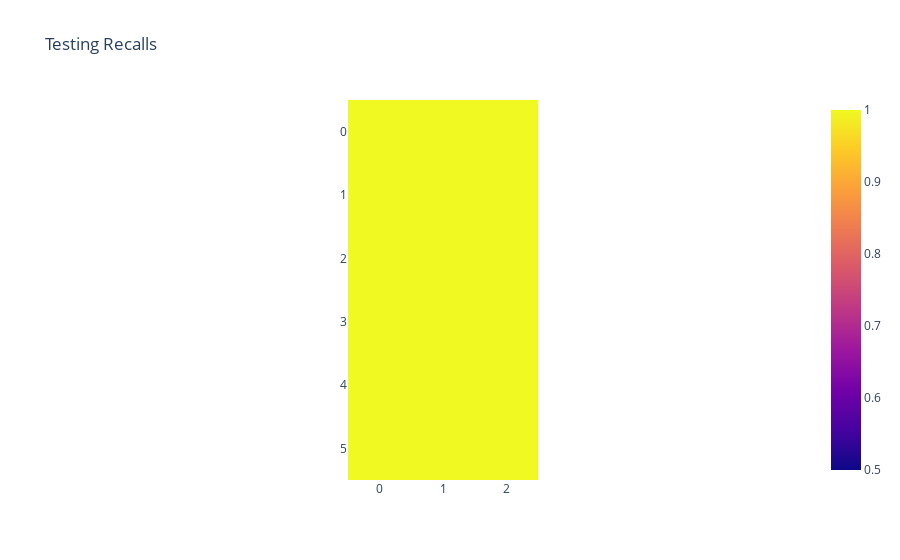

The notebook cell this image was saved under:
### Code cell
px.imshow(test_recalls,range_color=[0.5,1],title='Testing Recalls')

### Figure 1 — Plotly figure (JSON) as saved in the notebook; plotly's stock layout.template omitted (floating-point values rounded to 4 significant figures)
{"data": [{"coloraxis": "coloraxis", "hovertemplate": "x: %{x}<br>y: %{y}<br>color: %{z}<extra></extra>", "name": "0", "type": "heatmap", "xaxis": "x", "yaxis": "y", "z": [[1, 1, 1], [1, 1, 1], [1, 1, 1], [1, 1, 1], [1, 1, 1], [1, 1, 1]]}], "layout": {"coloraxis": {"cmax": 1, "cmin": 0.5, "colorscale": [[0, "#0d0887"], [0.1111, "#46039f"], [0.2222, "#7201a8"], [0.3333, "#9c179e"], [0.4444, "#bd3786"], [0.5556, "#d8576b"], [0.6667, "#ed7953"], [0.7778, "#fb9f3a"], [0.8889, "#fdca26"], [1, "#f0f921"]]}, "title": {"text": "Testing Recalls"}, "xaxis": {"anchor": "y", "constrain": "domain", "domain": [0, 1], "scaleanchor": "y"}, "yaxis": {"anchor": "x", "autorange": "reversed", "constrain": "domain", "domain": [0, 1]}}}
